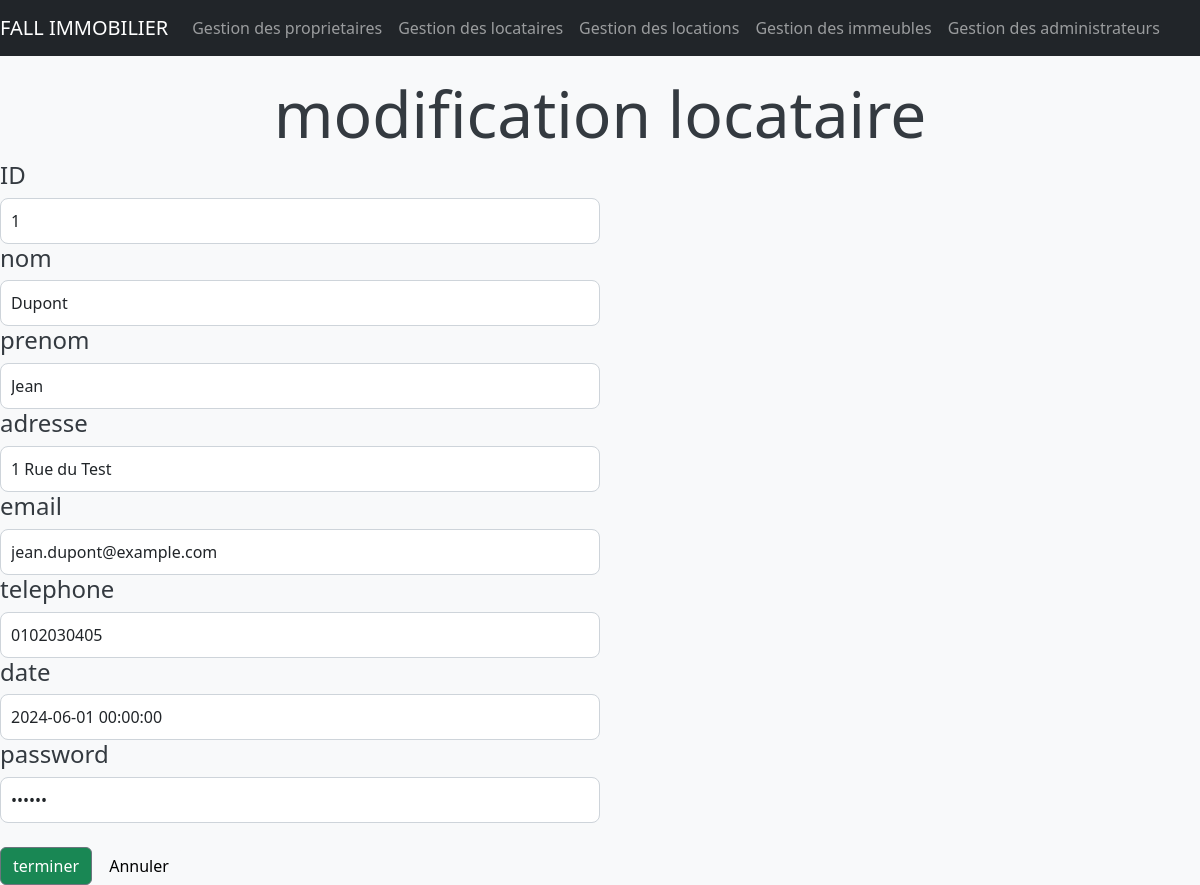
The app's page /View/modif_l.php?id=1 with its own data.
### tables this page shows
CREATE TABLE `locataire` (
  `id_locataire` int(11) NOT NULL,
  `nom` varchar(50) NOT NULL,
  `prenom` varchar(50) NOT NULL,
  `adresse` varchar(255) DEFAULT NULL,
  `email` varchar(100) DEFAULT NULL,
  `telephone` varchar(20) DEFAULT NULL,
  `date_inscription` timestamp NOT NULL DEFAULT current_timestamp(),
  `mot_de_passe` varchar(11) NOT NULL
);

### View/modif_l.php (the view, shortened to what this page needs)
<!DOCTYPE html>
<html lang="en">
<head>
    <link href="https://cdn.jsdelivr.net/npm/bootstrap@5.3.3/dist/css/bootstrap.min.css" rel="stylesheet">
</head>
<body>
    <?php
            require( '../layout/header.php');
            require('../DB/connection.php');
            if (isset($_GET['id'])) {
             $id = $_GET['id'];
        $sql = "SELECT * FROM locataire WHERE id_locataire = ?";
        $stmt = $db->prepare($sql);
        $stmt->execute([$id]);
        $locataire  = $stmt->fetch(PDO::FETCH_ASSOC);
    } else {
        echo "ID des locataire  non fourni.";
    }
        ?>
            <h1 class="display-3"> modification locataire </h1>
            <form action="" method="POST" class="w-50">
                <div class="form-group">
                    <label><h4>ID</h4></label>
                    <input class="form-control" type="text" name="id" id="id" value="<?php echo $locataire['id_locataire']; ?>" readonly />
                    <label ><h4>nom</h4></label>
                    <input class="form-control" type="text" name="nom" id="nom"  value="<?php echo $locataire['nom']; ?>"/>
                    <label ><h4>prenom</h4></label>
                    <input class="form-control" type="text" name="prenom" id="prenom"  value="<?php echo $locataire['prenom']; ?>"/>
                    <label ><h4>adresse</h4></label>
                    <input class="form-control" type="text" name="adresse" id="adresse"  value="<?php echo $locataire['adresse']; ?>"/>
                    <label ><h4>email</h4></label>
                    <input class="form-control" type="email" name="email" id="email"  value="<?php echo $locataire['email']; ?>"/>
                    <label ><h4>telephone</h4></label>
                    <input class="form-control" type="number" name="tel" id="tel"  value="<?php echo $locataire['telephone']; ?>"/>
                    <label ><h4>date</h4></label>
                    <input class="form-control" type="text" name="date" id="date"  value="<?php echo $locataire['date_inscription']; ?>" readonly/>
                    <label ><h4>password</h4></label>
                    <input class="form-control" type="password" name="pass" id="pass"  value="<?php echo $locataire['mot_de_passe']; ?>"/>
                </div>
                <br/>
                    <button class="btn btn-success" type="submit"> terminer</button>
                    <button class="btn btn-light"  type="reset">Annuler</button>
            </form>
</body>
</html>

### layout/header.php (style rules this page uses)
body { background-color: #f8f9fa; }
h1 { text-align: center; margin-top: 20px; color: #343a40; }
.form-group label { color: #343a40; }
.form-control { background-color: #ffffff; border-radius: 8px; border: 1px solid #ced4da; padding: 10px; }
.btn-success { border-color: #6c757d; }

### records on screen
locataire: id "1", nom "Dupont", prenom "Jean", adresse "1 Rue du Test", email "jean.dupont@example.com", tel "0102030405", date "2024-06-01 00:00:00"
